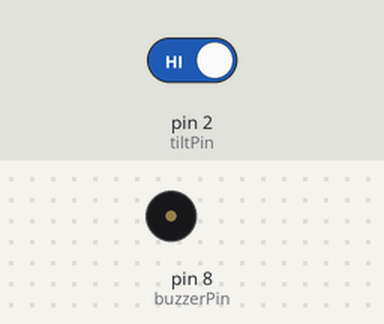
The sketch below on a simulated Arduino Uno, built with avr-gcc and run on an emulated ATmega328P. Parts: buzzer (waves = sounding, pin HIGH). Inputs (shaded band) come from the test bench; at power-on: pin 2 (tiltPin) HIGH.

Above: at 1.2 s.
1.3 s: pin 2 (tiltPin) driven LOW
At 1.8 s:
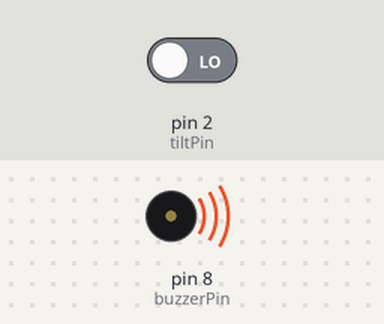
2.8 s: pin 2 (tiltPin) driven HIGH
At 4.2 s:
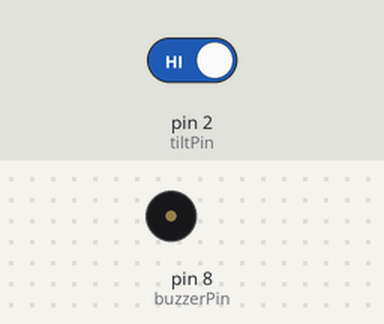
Timing chart, 0 to 5.8 s (numbered marks = the images above; inputs shaded):
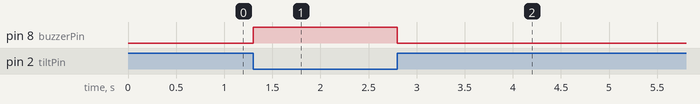

Measured:
- after the input at 1.3 s, pin 8 (buzzerPin): LOW → HIGH at once
- after the input at 2.8 s, pin 8 (buzzerPin): HIGH → LOW at once

The sketch:

tilt_alarm_anti_theft.ino
```cpp
int tiltPin = 2;    // 倾斜开关接在 2 号引脚
int buzzerPin = 8;  // 蜂鸣器接在 8 号引脚

void setup() {
  // 魔法咒语：设置为输入，并激活内部上拉电阻
  pinMode(tiltPin, INPUT_PULLUP);
  pinMode(buzzerPin, OUTPUT);
}

void loop() {
  int tiltState = digitalRead(tiltPin); // 读取倾斜开关的状态

  // 当开关倾斜导致内部小钢珠滚开、电路断开时，Arduino 会读到 LOW
  if (tiltState == LOW) {
    digitalWrite(buzzerPin, HIGH);  // 触发警报！
  } else {
    digitalWrite(buzzerPin, LOW);   // 安全状态，不响
  }
}
```
